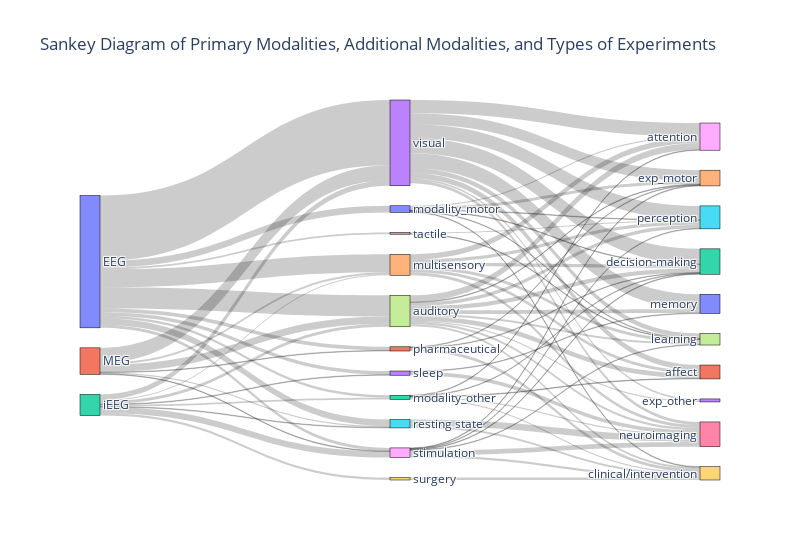

Notebook source saved alongside this figure:
### Code cell
# Create lists for the nodes and links
nodes = []
node_indices = {}
links = []
index = 0

# Add primary modalities to nodes
for modality in primaryModalities_fig1:
    nodes.append(modality)
    node_indices[modality] = index
    index += 1

# Add additional modalities to nodes
for additional in modalities_fig1:
    if pd.notna(additional):
        if additional in ['motor', 'other']:
            additional = f"modality_{additional}"
        nodes.append(additional)
        node_indices[additional] = index
        index += 1

# Add types of experiments to nodes
for exp_type in typeExp_fig1:
    if pd.notna(exp_type):
        if exp_type in ['motor', 'other']:
            exp_type = f"exp_{exp_type}"
        nodes.append(exp_type)
        node_indices[exp_type] = index
        index += 1

# Create links between primary modalities and additional modalities
for modality in primaryModalities_fig1:
    for additional in modalities_fig1:
        if pd.notna(additional):
            additional_key = f"modality_{additional}" if additional in ['motor', 'other'] else additional
            count = df_fig1[(df_fig1[f'{modality} Modality'] == 'x') & 
                            (df_fig1['FOR FIGURE - modality of exp'] == additional)].shape[0]
            if count > 0:
                links.append({
                    'source': node_indices[modality],
                    'target': node_indices[additional_key],
                    'value': count
                })

# Create links between additional modalities and types of experiments
for additional in modalities_fig1:
    if pd.notna(additional):
        additional_key = f"modality_{additional}" if additional in ['motor', 'other'] else additional
        for exp_type in typeExp_fig1:
            if pd.notna(exp_type):
                exp_type_key = f"exp_{exp_type}" if exp_type in ['motor', 'other'] else exp_type
                count = df_fig1[(df_fig1['FOR FIGURE - modality of exp'] == additional) & 
                                (df_fig1['FOR FIGURE - type of exp'] == exp_type)].shape[0]
                if count > 0:
                    links.append({
                        'source': node_indices[additional_key],
                        'target': node_indices[exp_type_key],
                        'value': count
                    })

# Create the Sankey diagram
fig = go.Figure(data=[go.Sankey(
    node=dict(
        pad=20,
        thickness=20,
        line=dict(color="black", width=0.5),
        label=nodes
    ),
    link=dict(
        source=[link['source'] for link in links],
        target=[link['target'] for link in links],
        value=[link['value'] for link in links]
    )
)])

fig.update_layout(
    title_text="Sankey Diagram of Primary Modalities, Additional Modalities, and Types of Experiments",
    font=dict(size=12),
    width=800  # Set the width to a smaller value to compress the figure horizontally
)

fig.show()

# fourth column with

### Figure 1 — Plotly figure (JSON) as saved in the notebook; plotly's stock layout.template omitted (floating-point values rounded to 4 significant figures)
{"data": [{"link": {"source": [0, 0, 0, 0, 0, 0, 0, 0, 0, 0, 1, 1, 1, 1, 1, 1, 2, 2, 2, 2, 2, 2, 2, 2, 3, 3, 3, 3, 3, 3, 3, 3, 3, 4, 4, 4, 4, 4, 4, 5, 5, 6, 6, 7, 7, 7, 7, 7, 7, 7, 7, 7, 7, 8, 8, 8, 8, 8, 8, 9, 10, 10, 10, 10, 10, 10, 11, 11, 11, 12, 12, 12, 12, 12, 13, 13], "target": [3, 4, 5, 6, 7, 8, 10, 11, 12, 13, 3, 4, 5, 7, 8, 11, 3, 4, 5, 7, 8, 9, 12, 13, 14, 15, 16, 17, 18, 20, 21, 22, 23, 15, 16, 17, 18, 21, 22, 16, 19, 15, 17, 14, 15, 16, 17, 18, 19, 20, 21, 22, 23, 14, 15, 16, 17, 19, 22, 19, 14, 15, 17, 18, 19, 22, 14, 19, 22, 16, 18, 19, 21, 22, 16, 20], "value": [108, 30, 11, 3, 35, 5, 11, 6, 4, 6, 25, 3, 2, 12, 1, 1, 9, 2, 1, 5, 10, 4, 3, 1, 18, 23, 5, 8, 22, 25, 9, 25, 3, 5, 5, 5, 9, 5, 6, 11, 3, 2, 1, 1, 6, 4, 3, 11, 3, 6, 8, 7, 2, 1, 1, 8, 1, 4, 1, 4, 5, 1, 1, 2, 1, 1, 1, 5, 1, 2, 1, 2, 1, 1, 6, 1]}, "node": {"label": ["EEG", "MEG", "iEEG", "visual", "multisensory", "resting state", "tactile", "auditory", "stimulation", "surgery", "modality_motor", "pharmaceutical", "modality_other", "sleep", "exp_motor", "perception", "neuroimaging", "learning", "attention", "clinical/intervention", "memory", "affect", "decision-making", "exp_other"], "line": {"color": "black", "width": 0.5}, "pad": 20, "thickness": 20}, "type": "sankey"}], "layout": {"font": {"size": 12}, "title": {"text": "Sankey Diagram of Primary Modalities, Additional Modalities, and Types of Experiments"}, "width": 800}}
